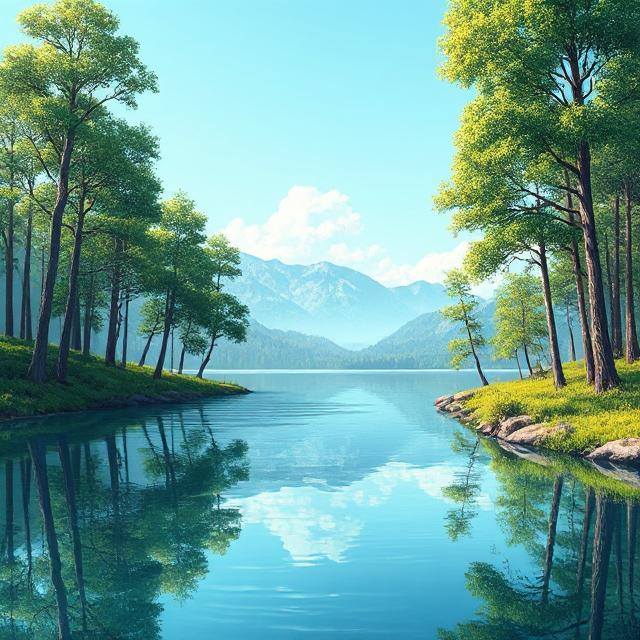
#> input picture Scripts/cover.jpg, 640 x 640 px
$ python dct.py
#> lines starting #> are read from the running program, lines starting #| are printed output that depends on the picture; after the words box and inside, x2 and y2 are one past the last pixel; in counts of white or black regions, pixels touching at a corner belong together
import cv2
import numpy as np
import matplotlib.pyplot as plt
from scipy.fftpack import dct, idct

def apply_dct(block):
    """Apply 2D DCT to an 8x8 block."""
    return dct(dct(block.T, norm='ortho').T, norm='ortho')

def apply_idct(block):
    """Apply 2D inverse DCT to an 8x8 block."""
    return idct(idct(block.T, norm='ortho').T, norm='ortho')

def preprocess_watermark(watermark_path, shape):
    """Read and resize the watermark to match 8x8 block layout of the cover image."""
    watermark = cv2.imread(watermark_path, 0)
    watermark = cv2.resize(watermark, (shape[1] // 8, shape[0] // 8))
    _, binary = cv2.threshold(watermark, 128, 1, cv2.THRESH_BINARY)
    return binary

def embed_watermark(cover, watermark_binary, alpha=10):
    """Embed the binary watermark into the DCT coefficients of the cover image."""
    h_blocks = cover.shape[0] // 8
    w_blocks = cover.shape[1] // 8
    watermarked = np.zeros_like(cover, dtype=np.float32)

    for i in range(h_blocks):
        for j in range(w_blocks):
            block = cover[i*8:(i+1)*8, j*8:(j+1)*8]
            dct_block = apply_dct(block)

            # Embed watermark bit at mid-frequency position
            if watermark_binary[i, j] == 1:
                dct_block[4, 4] += alpha
            else:
                dct_block[4, 4] -= alpha

            idct_block = apply_idct(dct_block)
            watermarked[i*8:(i+1)*8, j*8:(j+1)*8] = idct_block

    return np.clip(watermarked, 0, 255).astype(np.uint8)

def show_images(title1, image1, title2, image2):
    """Display two images side by side."""
    fig, axes = plt.subplots(1, 2, figsize=(12, 6))

    # Show first image
    axes[0].imshow(image1, cmap='gray')
    axes[0].set_title(title1)
    axes[0].axis('off')

    # Show second image
    axes[1].imshow(image2, cmap='gray')
    axes[1].set_title(title2)
    axes[1].axis('off')

    plt.show()


def show_image(title, image):
    #"""Display an image using matplotlib."""
    plt.imshow(image, cmap='gray')
    plt.title(title)
    plt.axis('off')
    plt.show()

# === Main Process ===
cover_path = 'cover.jpg'
watermark_path = 'watermark.png'

cover = cv2.imread(cover_path, 0)
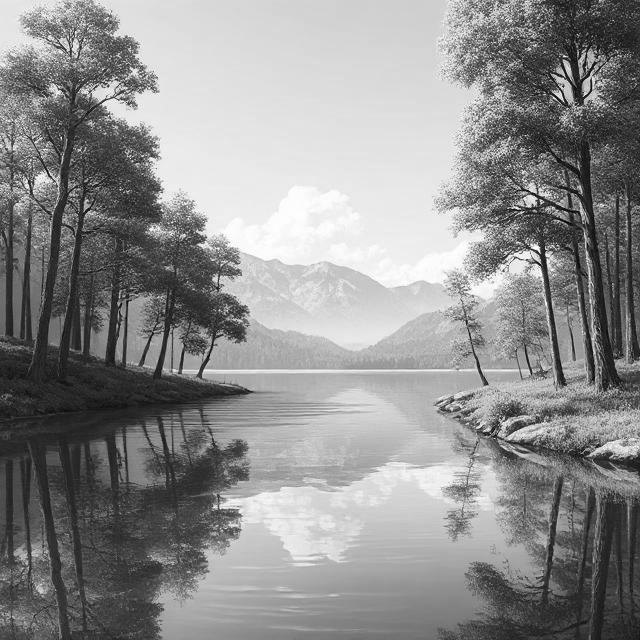
#> cover: shape (640, 640); min 0, max 255, mean 142.1
watermark_bin = preprocess_watermark(watermark_path, cover.shape)
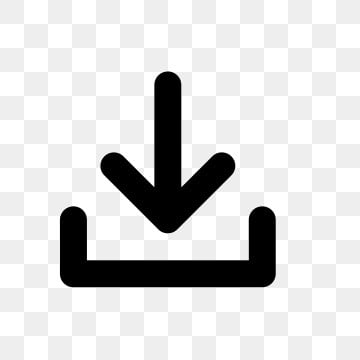
#> input picture Scripts/watermark.png, 360 x 360 px
#> in preprocess_watermark, watermark is the input picture: shape (360, 360); min 0, max 255, mean 215.4
#> in preprocess_watermark, `watermark = cv2.resize(watermark, (shape[1] // 8, shape[0] // 8))`:
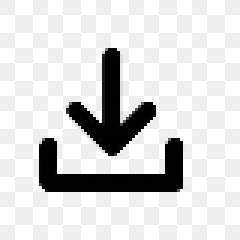
#> watermark: shape (80, 80) (shown 3 times larger); min 0, max 255, mean 215.4
#> in preprocess_watermark, `_, binary = cv2.threshold(watermark, 128, 1, cv2.THRESH_BINARY)`:
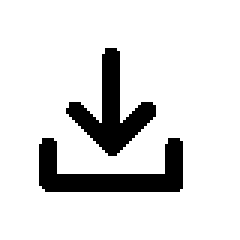
#> binary: shape (80, 80) (shown 3 times larger); values 0 (black) and 1 (white), 87.3% white; 2 black regions, box (x1, y1, x2, y2) and area: (13, 46, 61, 64) 422, (22, 16, 52, 52) 390
watermarked_img = embed_watermark(cover, watermark_bin)

cv2.imwrite('watermarked.jpg', watermarked_img)

show_images("Cover Image", cover, "Watermarked Image", watermarked_img)
